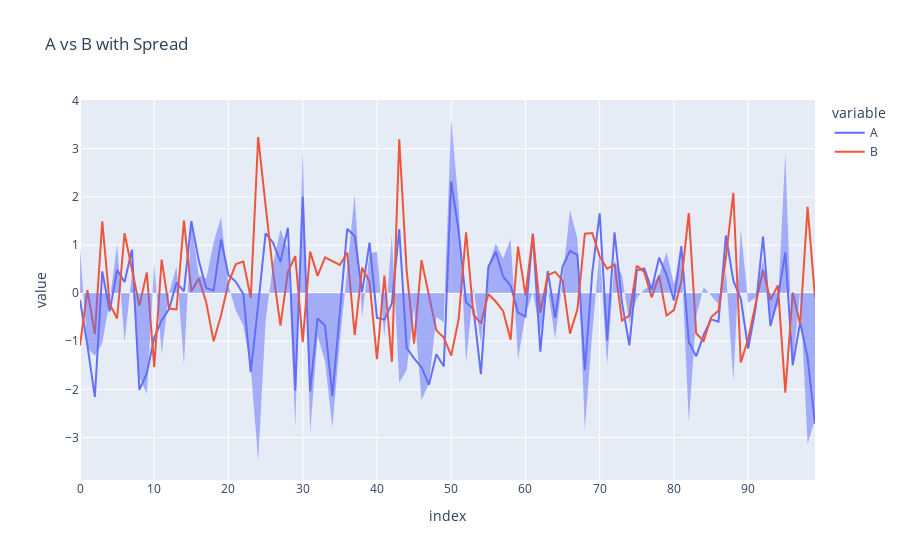

Source (notebook cell):
### Markdown cell above
## Spread

### Code cell
#df[['A','B']].iplot(kind='spread')
# Compute the spread (difference)
df["Spread"] = df["A"] - df["B"]

# Plot A and B as lines
fig = px.line(df, y=["A", "B"], title="A vs B with Spread")

# Add shaded spread area
fig.add_traces(
    px.area(df, y="Spread").update_traces(name="Spread", line=dict(width=0)).data
)

fig.show()
